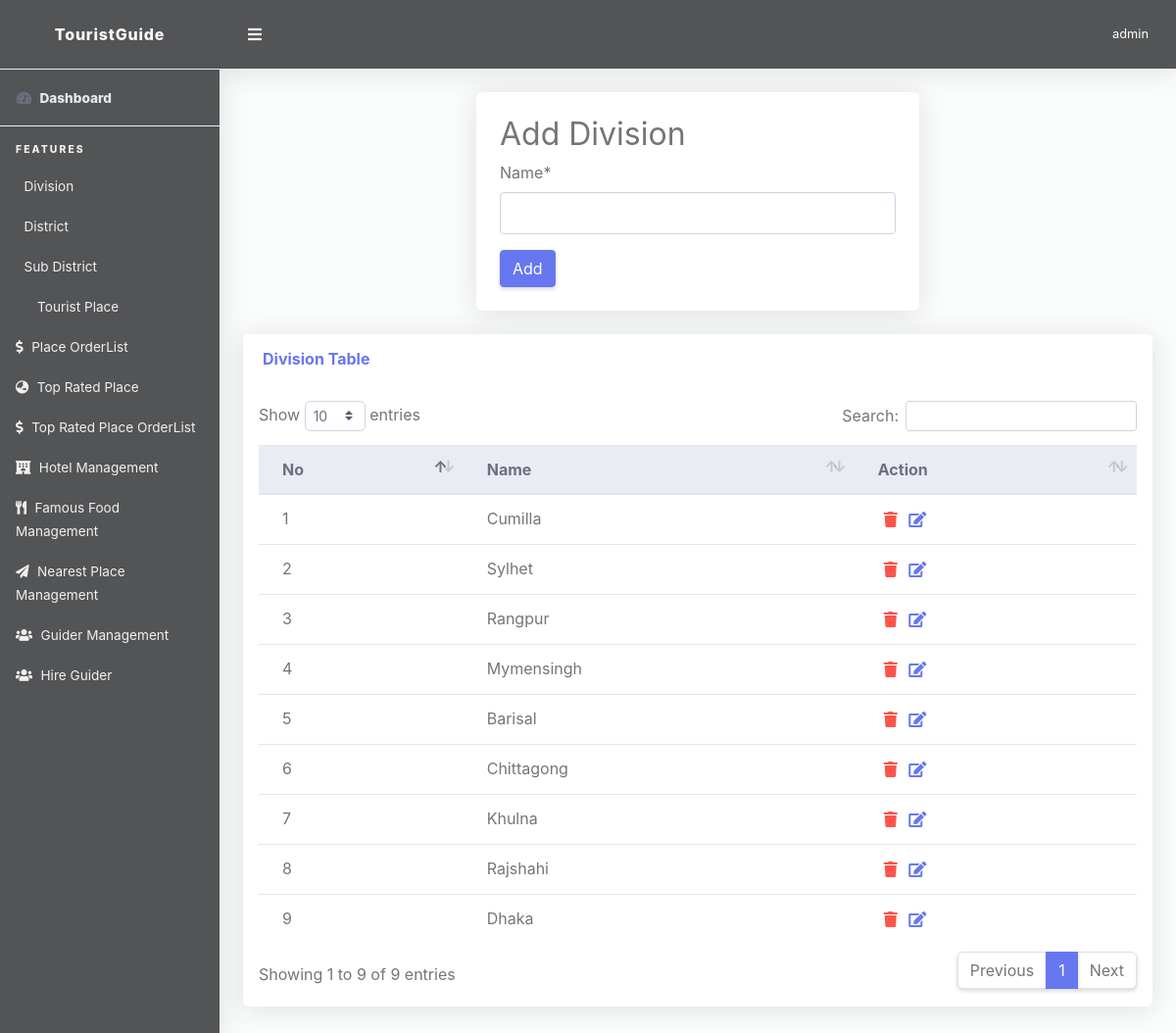
Screenshot of /superadmin/division-page (signed in) with the database file from the repository.
### account/models.py (models this page shows, shortened)
class User(AbstractUser):
    name = models.CharField(max_length=100)
    contact_number = models.CharField(max_length=14, default='')
    favt_food = models.CharField(max_length=100)
    favt_place = models.CharField(max_length=100)
    balance=models.FloatField(default=0.0)

### places/models.py (models this page shows, shortened)
class Division(models.Model):
    name = models.CharField(blank=False, max_length=30)

### My_Admin/views.py (the view)
# urls.py: path('division-page',views.Divisionmanagement,name='division_page'),
def Divisionmanagement(request):
    division_data=Division.objects.all().order_by("-id")
    if request.user.is_superuser:
        if request.method=="POST":
            form=DivisionForm(request.POST)
            if form.is_valid():
                form.save()
                messages.success(request,"Division Saved successfully",extra_tags="division_add")
                return redirect(request.POST['next'])
        else:
            form=DivisionForm()
        context={
            'form':form,
            'division_data':division_data,
        }
        return render(request,'App_Admin/division.html',context)
    else:
        return redirect('home')

### My_Admin/forms.py
class DivisionForm(forms.ModelForm):
    class Meta:
        model = Division
        fields = "__all__"

### templates/App_Admin/division.html (shortened to what this page needs)
{% extends 'App_Admin/base.html' %}
{% load crispy_forms_tags %}
{% block content %}
<div class="container">
          <div class="row mb-3">
          <div class="col-lg-6 m-0 m-auto">
              <div class="card p-4 mb-4">
              <h2>Add Division</h2>
              <form method="post" action="">{% csrf_token %}
                  {{ form|crispy }}
                  <button type="submit" class="btn btn-primary">Add</button>
              </form>
                </div>
          </div>
          <div class="col-lg-12">
              <div class="card mb-4">
                <div class="card-header py-3 d-flex flex-row align-items-center justify-content-between">
                  <h6 class="m-0 font-weight-bold text-primary">Division Table</h6>
                </div>
                <div class="table-responsive p-3">
                  <table class="table align-items-center table-flush table-hover" id="dataTableHover">
                    <thead class="thead-light">
                      <tr>
                        <th>No</th>
                        <th>Name</th>
                        <th>Action</th>
                      </tr>
                    </thead>
                    <tbody>
                    {% for g in division_data %}
                      <tr>
                        <td>{{ forloop.counter }}</td>
                        <td>{{ g.name }}</td>
                        <td>
                          <button style="border: none;background: no-repeat;outline: none;" data-toggle="modal" value="{{ g.id }}" data-target="#delete_division">
                                <i class="fa fa-trash text-danger"></i></button>
                            <a href="{% url 'App_Admin:division_update' g.id %}"><i class="text-primary fas fa-fw fa-edit" style="color: #801d3b;"></i></a>
                        </td>
                      </tr>
                     {% endfor %}
                    </tbody>
                  </table>
                </div>
              </div>
            </div>
          </div>
</div>
{% endblock %}

### templates/App_Admin/base.html (shortened to what this page needs)
<!DOCTYPE html>
<html lang="en">
{% load static %}
<head>
  <link href="{% static 'superadmin/vendor/fontawesome-free/css/all.min.css' %}" rel="stylesheet" type="text/css">
  <link href="{% static 'superadmin/vendor/bootstrap/css/bootstrap.min.css' %}" rel="stylesheet" type="text/css">
  <link href="{% static 'superadmin/css/ruang-admin.min.css' %}" rel="stylesheet">
  <link href="{% static 'superadmin/vendor/datatables/dataTables.bootstrap4.min.css' %}" rel="stylesheet">
    <link href="{% static 'superadmin/vendor/select2/dist/css/select2.min.css' %}" rel="stylesheet" type="text/css">
<link rel="stylesheet" href="https://pro.fontawesome.com/releases/v5.10.0/css/all.css"/>
</head>
<body id="page-top">
  <div id="wrapper">
    <ul class="navbar-nav sidebar sidebar-light accordion" id="accordionSidebar">
      <a class="sidebar-brand d-flex align-items-center justify-content-center" href="{% url 'home' %}">
        <div class="sidebar-brand-icon">
            TouristGuide
        </div>
      </a>
      <hr class="sidebar-divider my-0">
      <li class="nav-item active">
        <a class="nav-link" href="{% url 'App_Admin:dashboard' %}">
          <i class="fas fa-fw fa-tachometer-alt"></i>
          <span class="text-light">Dashboard</span></a>
      </li>
      <hr class="sidebar-divider">
      <div class="sidebar-heading">
        Features
      </div>
         {% include 'App_Admin/admin_sidebar_option.html' %}
    </ul>
    <div id="content-wrapper" class="d-flex flex-column">
      <div id="content">
        <nav class="navbar navbar-expand navbar-light bg-navbar topbar mb-4 static-top">
          <button id="sidebarToggleTop" class="btn btn-link rounded-circle mr-3">
            <i class="fa fa-bars"></i>
          </button>
            <ul class="navbar-nav ml-auto">
            <li class="nav-item dropdown no-arrow">
              <a class="nav-link dropdown-toggle" href="#" id="userDropdown" role="button" data-toggle="dropdown"
                aria-haspopup="true" aria-expanded="false">
                <span class="ml-2 d-none d-lg-inline text-white small">{{ request.user }}</span>
              </a>
            </li>
          </ul>
        </nav>
       {% block content %}
       {% endblock %}
      </div>
    </div>
  </div>
</body>
</html>

### templates/App_Admin/admin_sidebar_option.html (shortened to what this page needs)
<li class="nav-item">
    <a class="nav-link" href="{% url 'App_Admin:division_page' %}">
        <span>Division</span>
    </a>
</li>
<li class="nav-item">
    <a class="nav-link" href="{% url 'App_Admin:district_page' %}">
        <span>District</span>
    </a>
</li>
<li class="nav-item">
    <a class="nav-link" href="{% url 'App_Admin:sub_district_page' %}">
        <span>Sub District</span>
    </a>
</li>
<li class="nav-item">
    <a class="nav-link" href="{% url 'App_Admin:tourist_place' %}">
        <i class="far fa-map-marked"></i>
        <span>Tourist Place</span>
    </a>
</li>
<li class="nav-item">
    <a class="nav-link" href="{% url 'App_Admin:place_order_view' %}">
        <i class="fas fa-dollar-sign"></i>
        <span>Place OrderList</span>
    </a>
</li>
<li class="nav-item">
    <a class="nav-link" href="{% url 'App_Admin:top_rated_place' %}">
        <i class="fas fa-globe-asia"></i>
        <span>Top Rated Place</span>
    </a>
</li>
<li class="nav-item">
    <a class="nav-link" href="{% url 'App_Admin:top_rated_place_order_view' %}">
        <i class="fas fa-dollar-sign"></i>
        <span>Top Rated Place OrderList</span>
    </a>
</li>
<li class="nav-item">
    <a class="nav-link" href="{% url 'App_Admin:manage_hotel' %}">
        <i class="fas fa-hotel"></i>
        <span>Hotel Management</span>
    </a>
</li>
<li class="nav-item">
    <a class="nav-link" href="{% url 'App_Admin:manage_food' %}">
        <i class="fas fa-utensils"></i>
        <span>Famous Food Management</span>
    </a>
</li>
<li class="nav-item">
    <a class="nav-link" href="{% url 'App_Admin:manage_nearest_place' %}">
        <i class="fas fa-paper-plane"></i>
        <span>Nearest Place Management</span>
    </a>
</li>
<li class="nav-item">
    <a class="nav-link" href="{% url 'App_Admin:view_guider' %}">
        <i class="fas fa-users"></i>
        <span>Guider Management</span>
    </a>
</li>
<li class="nav-item">
    <a class="nav-link" href="{% url 'App_Admin:view_hireguider' %}">
        <i class="fas fa-users"></i>
        <span>Hire Guider</span>
    </a>
</li>

### templates/App_Admin/base.html (style rules this page uses)
.sidebar-light .sidebar-brand { color: #fafafa; background-color: #535456; }
.bg-navbar { color: #fafafa; background-color: #535456 }
.sidebar { color: #fafafa; background-color:#535456 !important; }
.sidebar-light .sidebar-heading { color: #f0f0f0; }
.sidebar-light .nav-item .nav-link { color: #f0f0f0; }
.sidebar-light .nav-item .nav-link i { color: #f0f0f0; }

### rows the page displays
User: user "admin"
Division: name "Cumilla", {{ g.id }} 13 (drawn)
Division: name "Sylhet", {{ g.id }} 8 (drawn)
Division: name "Rangpur", {{ g.id }} 7 (drawn)
Division: name "Mymensingh", {{ g.id }} 6 (drawn)
Division: name "Barisal"
Division: name "Chittagong", {{ g.id }} 4 (drawn)
Division: name "Khulna", {{ g.id }} 3 (drawn)
Division: name "Rajshahi", {{ g.id }} 2 (drawn)
Division: name "Dhaka", {{ g.id }} 1 (drawn)
